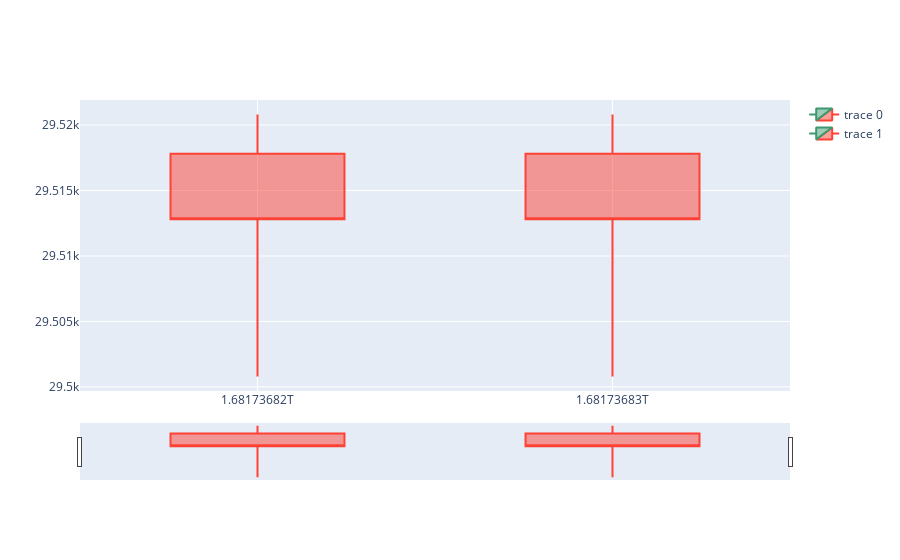

The notebook cell saved with this chart:
### Code cell
import plotly.graph_objs as go
from plotly.subplots import make_subplots

# create a Plotly candlestick chart
fig = make_subplots(rows=1, cols=1)
fig.add_trace(go.Candlestick(x=[1681736820000], 
                             open=[29517.80000000], 
                             high=[29520.80000000], 
                             low=[29500.80000000], 
                             close=[29512.80000000]))

fig.add_trace(go.Candlestick(x=[1681736830000], 
                             open=[29517.80000000], 
                             high=[29520.80000000], 
                             low=[29500.80000000], 
                             close=[29512.80000000]))

# display the candlestick chart
fig.show()

'''
{'t': 1681736820000, 'T': 1681736879999, 's': 'BTCUSDT', 'i': '1m', 'f': 3084060554, 'L': 3084060937, 'o': '29517.80000000', 'c': '29512.80000000', 'h': '29517.80000000', 'l': '29512.80000000', 'v': '9.82996000', 'n': 384, 'x': False, 'q': '290134.18309910', 'V': '4.75834000', 'Q': '140445.05560770', 'B': '0'}
'''

#fig.add_trace(go.Candlestick(x = '1681736820000', open = '29517.80000000'))

len(fig.data[0].x)
fig.data[0]

### Figure 1 — Plotly figure (JSON) as saved in the notebook; plotly's stock layout.template omitted (floating-point values rounded to 4 significant figures)
{"data": [{"close": [29510.0], "high": [29520.0], "low": [29500.0], "open": [29520.0], "type": "candlestick", "x": [1681736820000]}, {"close": [29510.0], "high": [29520.0], "low": [29500.0], "open": [29520.0], "type": "candlestick", "x": [1681736830000]}], "layout": {"xaxis": {"anchor": "y", "domain": [0, 1]}, "yaxis": {"anchor": "x", "domain": [0, 1]}}}
